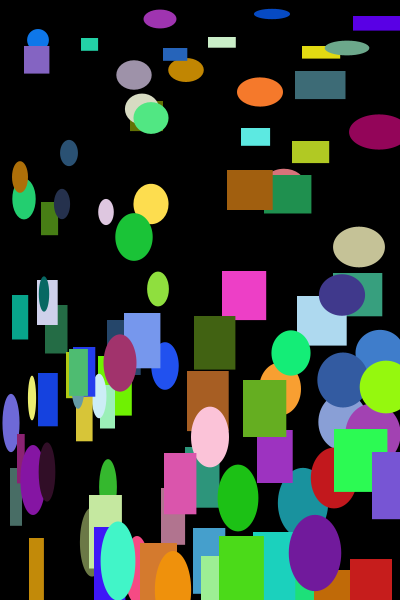
Frame 1 (no input)
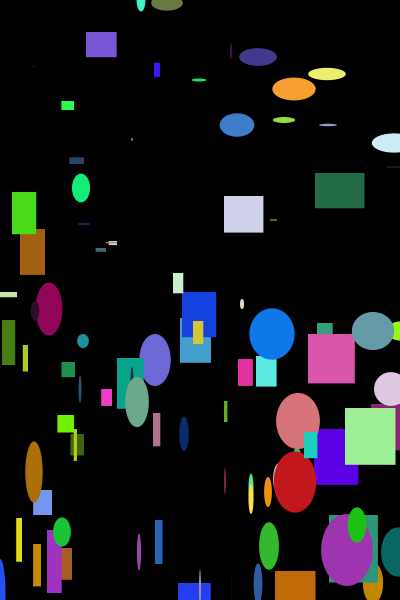
Frame 60 (the mouse pressed at the canvas centre just before this capture)
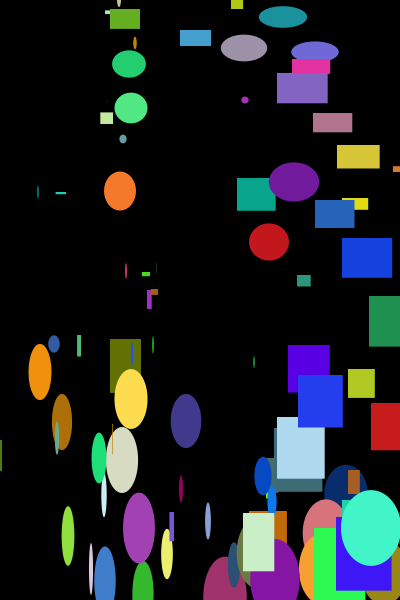
Frame 120 (the mouse held since frame 60 and released just before this capture)

The Processing sketch that drew these frames (run headless with seeded random() and noise(); from frame 60 on, the mouse is pressed at the canvas centre):

// Processing sketch: processing_140483
// ── processing_140483.pde

//copyright Stephanie Jeong 2014 yujeongj
// hw 8

final int MAX = 100;

float [ ] xVal;
float [ ] yVal;
float [ ] dimVal;
float [ ] deltaDimVal;

color [ ] colorVal;

void setup( )
{
  size(400, 600);
  noStroke();
  frameRate(30);
  smooth();
  
  xVal = new float [MAX];
  initFloatArray (xVal, 5, width);
  
  yVal = new float [MAX];
  initFloatArray (yVal, 5, height);
  
  dimVal = new float [MAX];
  initFloatArray (dimVal, 5, 25);
  
  deltaDimVal = new float[ MAX];
  initFloatArray(deltaDimVal, 1, 15);

  colorVal = new color [MAX];
  initColor(colorVal);
}

void initFloatArray(float[]allFloatArray, int minVal, int maxVal){
  for(int i = 0; i < allFloatArray.length; i++){
    allFloatArray[i] = int(random(minVal, maxVal));
    }
  }
  
void initColor(color[]allColor){
  for(int i = 0; i < allColor.length; i++){
    allColor[i] = color(random(255), random(255), random(255));
  }
}

void draw( ){
  background( 0 );
  drawFigs();
  moveFigs();
}

void drawFigs(){
  background (0);
  for(int i = 0; i < MAX; i++)
  {
   fill(colorVal[i]);
   if ( i %2 ==0 ){
     ellipse(xVal[i], yVal [i], dimVal[i]+xVal[i]*.1, dimVal[i]+yVal[i]*.1);
     }
   else{
     rect(xVal[i], yVal [i], dimVal[i]+xVal[i]*.1, dimVal[i]+yVal[i]*.1);
   }
  }
}

void moveFigs(){
  for (int i = 0; i < dimVal.length; i++){
    xVal[i] += dimVal[i];
    if(xVal[i] + dimVal[i] > width || xVal[i] < 0){
      dimVal[i] = -dimVal[i];
      }
          
    yVal[i] += deltaDimVal[i];
    if(yVal[i] + deltaDimVal[i] > height || yVal[i] < 0){
      deltaDimVal[i] = -deltaDimVal[i];
    }   
  }
}

void keyPressed()
{
  
  if (key == ' ')
  {
    setup();
  }
  else
  {
    exit();
  }
}
